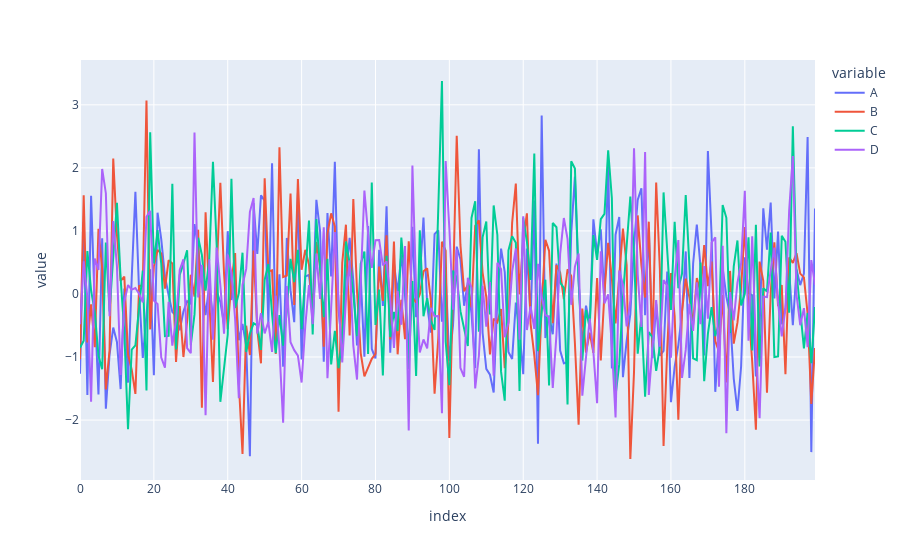

The notebook cell this image was saved under:
### Code cell
df.plot()

### Figure 1 — Plotly figure (JSON) as saved in the notebook; plotly's stock layout.template omitted (floating-point values rounded to 4 significant figures; data arrays with more than 128 entries replaced by an {"elided": "..."} marker saying what was removed)
{"data": [{"hovertemplate": "variable=A<br>index=%{x}<br>value=%{y}<extra></extra>", "legendgroup": "A", "line": {"color": "#636efa", "dash": "solid"}, "marker": {"symbol": "circle"}, "mode": "lines", "name": "A", "orientation": "v", "showlegend": true, "type": "scatter", "x": {"elided": "200 int values"}, "xaxis": "x", "y": {"elided": "200 float values"}, "yaxis": "y"}, {"hovertemplate": "variable=B<br>index=%{x}<br>value=%{y}<extra></extra>", "legendgroup": "B", "line": {"color": "#EF553B", "dash": "solid"}, "marker": {"symbol": "circle"}, "mode": "lines", "name": "B", "orientation": "v", "showlegend": true, "type": "scatter", "x": {"elided": "200 int values"}, "xaxis": "x", "y": {"elided": "200 float values"}, "yaxis": "y"}, {"hovertemplate": "variable=C<br>index=%{x}<br>value=%{y}<extra></extra>", "legendgroup": "C", "line": {"color": "#00cc96", "dash": "solid"}, "marker": {"symbol": "circle"}, "mode": "lines", "name": "C", "orientation": "v", "showlegend": true, "type": "scatter", "x": {"elided": "200 int values"}, "xaxis": "x", "y": {"elided": "200 float values"}, "yaxis": "y"}, {"hovertemplate": "variable=D<br>index=%{x}<br>value=%{y}<extra></extra>", "legendgroup": "D", "line": {"color": "#ab63fa", "dash": "solid"}, "marker": {"symbol": "circle"}, "mode": "lines", "name": "D", "orientation": "v", "showlegend": true, "type": "scatter", "x": {"elided": "200 int values"}, "xaxis": "x", "y": {"elided": "200 float values"}, "yaxis": "y"}], "layout": {"legend": {"title": {"text": "variable"}, "tracegroupgap": 0}, "margin": {"t": 60}, "xaxis": {"anchor": "y", "domain": [0, 1], "title": {"text": "index"}}, "yaxis": {"anchor": "x", "domain": [0, 1], "title": {"text": "value"}}}}
